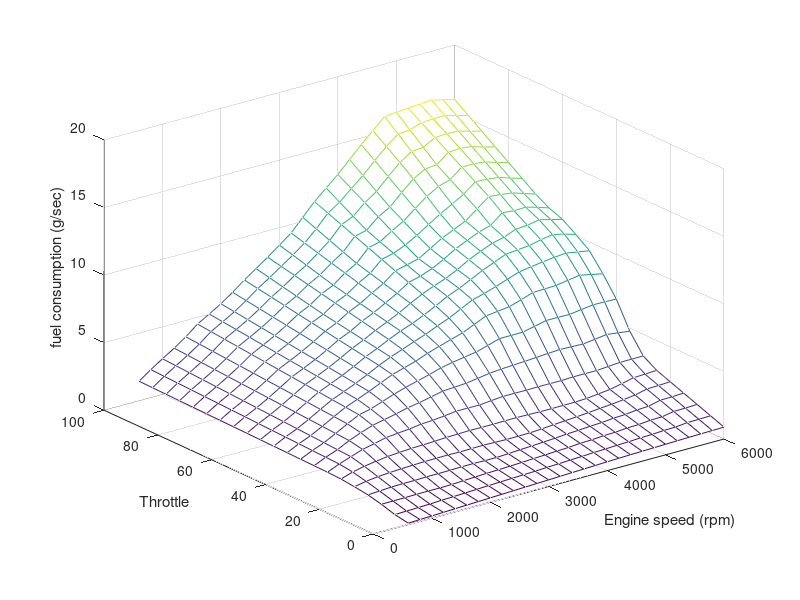
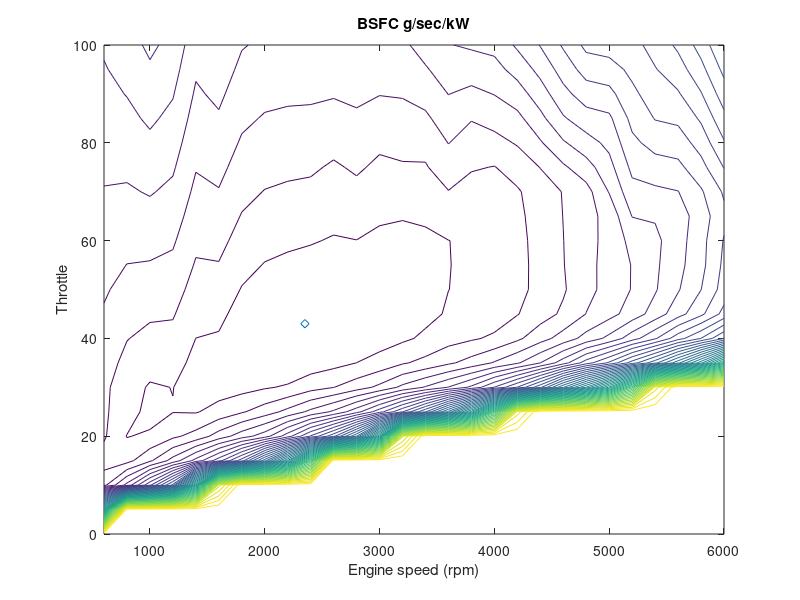
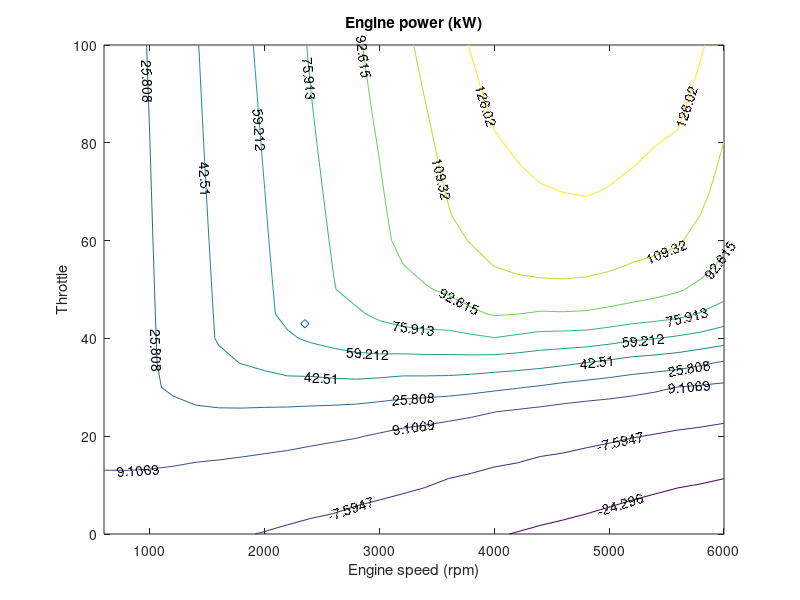

MATLAB code for these plots, in order:
% ex9 Efficient Engine Operations

load engine_parameters
% Load engine torque (N-m)
% and fuel comsumption (g/sec)
% Both of which is a 21 by 28 matrix
% The row (throttle) index is 0:5:100
% The column (engine speed) index is 600:200:6000 (rpm)

engine_speed = [600:200:6000]*2*pi/60;    % rad/sec
Throttle_grid=[0:5:100];

figure(2)
mesh([600:200:6000], Throttle_grid, fuel_map)
xlabel('Engine speed (rpm)')
ylabel('Throttle')
zlabel('fuel consumption (g/sec)')

for k = 1:21,
    for j = 1:28,
       engine_out_power(k,j) = engine_speed(j)*engine_torque(k,j)/1000;    % engine out power (kW)
       bsfc(k,j) = fuel_map(k,j)/engine_out_power(k,j);                     % BSFC = g/sec/kW
       if (bsfc(k,j) < 0)
           bsfc(k,j) = 0.3;
       elseif (bsfc(k,j) > 0.3)
           bsfc(k,j) = 0.3;
       end
    end
end
figure(3)
contour([600:200:6000], Throttle_grid, bsfc, 50)
xlabel('Engine speed (rpm)')
ylabel('Throttle')
title('BSFC g/sec/kW')
hold on, plot(2350, 43, 'd'), hold off

figure(4)
[CS,H]=contour([600:200:6000], Throttle_grid, engine_out_power);
clabel(CS), xlabel('Engine speed (rpm)')
ylabel('Throttle')
title('Engine power (kW)') 
hold on, plot(2350, 43, 'd'), hold off


